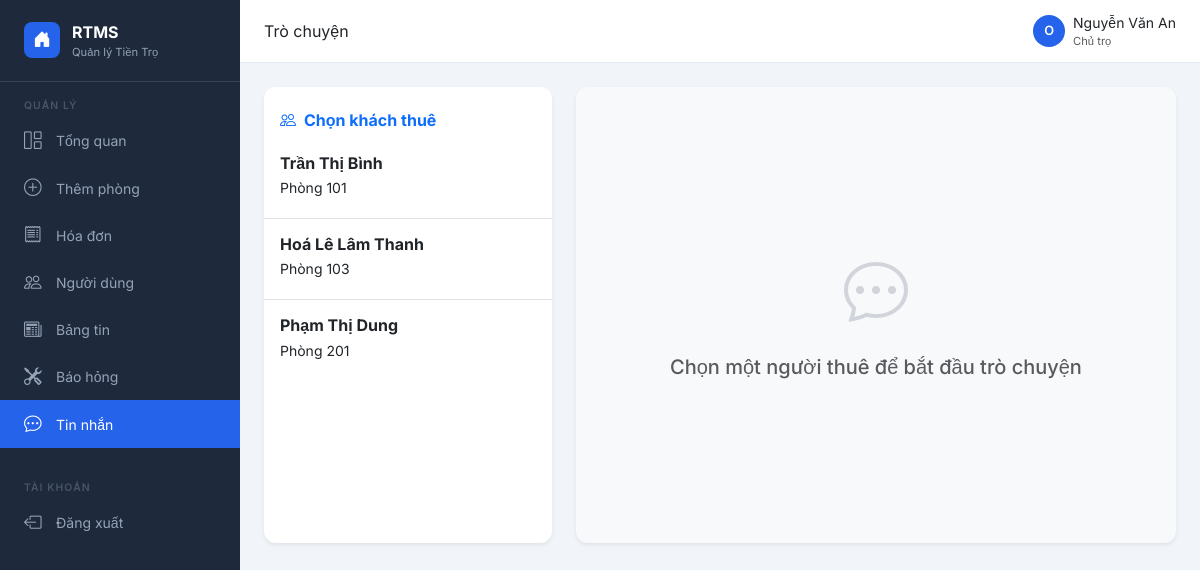
/chat/ (signed in), run on the app's committed database.
### rooms/models.py (models this page shows, shortened)
class Room(models.Model):
    name = models.CharField(
        max_length=10,
        unique=True,
        verbose_name='Tên phòng',
        validators=[RegexValidator(r'^\d+$', 'Tên phòng chỉ được chứa số')]
    )
    floor = models.IntegerField(
        verbose_name='Tầng',
        validators=[MinValueValidator(0)]
    )
    area = models.DecimalField(
        max_digits=12, decimal_places=2,
        verbose_name='Diện tích (m²)'
    )
    max_occupancy = models.IntegerField(
        default=1,
        validators=[MinValueValidator(1)],
        verbose_name='Số người tối đa'
    )
    amenities = models.TextField(
        blank=True, default='[]',
        verbose_name='Tiện nghi'
    )
    base_rent = models.DecimalField(
        max_digits=12, decimal_places=2,
        validators=[MinValueValidator(0)],
        verbose_name='Giá thuê (đ/tháng)'
    )
    electricity_price = models.DecimalField(
        max_digits=12, decimal_places=2,
        validators=[MinValueValidator(0)],
        verbose_name='Đơn giá điện (đ/kWh)'
    )
    water_price = models.DecimalField(
        max_digits=12, decimal_places=2,
        validators=[MinValueValidator(0)],
        verbose_name='Đơn giá nước (đ/m³)'
    )
    trash_price = models.DecimalField(
        max_digits=12, decimal_places=2,
        validators=[MinValueValidator(0)],
        verbose_name='Phí rác (đ/tháng)'
    )
    internet_price = models.DecimalField(
        max_digits=12, decimal_places=2,
        validators=[MinValueValidator(0)],
        verbose_name='Phí internet (đ/tháng)'
    )
    current_electricity = models.DecimalField(
        max_digits=12, decimal_places=2,
        null=True, blank=True, default=0,
        verbose_name='Chỉ số điện hiện tại (kWh)'
    )
    current_water = models.DecimalField(
        max_digits=12, decimal_places=2,
        null=True, blank=True, default=0,
        verbose_name='Chỉ số nước hiện tại (khối)'
    )
    status = models.CharField(
        max_length=20,
        choices=ROOM_STATUS_CHOICES,
        default='trong',
        verbose_name='Trạng thái'
    )
    owner = models.ForeignKey(
        User, on_delete=models.CASCADE,
        related_name='rooms',
        verbose_name='Chủ trọ'
    )
    created_at = models.DateTimeField(auto_now_add=True)
    updated_at = models.DateTimeField(auto_now=True)
    class Meta:
        verbose_name = 'Phòng trọ'
        verbose_name_plural = 'Danh sách phòng'
        ordering = ['name']

class TenantAssignment(models.Model):
    room = models.OneToOneField(
        Room, on_delete=models.CASCADE,
        related_name='tenant_assignment',
        verbose_name='Phòng'
    )
    tenant = models.ForeignKey(
        User, on_delete=models.SET_NULL,
        null=True, blank=True,
        related_name='tenant_assignments',
        verbose_name='Người thuê'
    )
    move_in_date = models.DateField(verbose_name='Ngày nhận phòng')
    lease_duration = models.IntegerField(
        validators=[MinValueValidator(1)],
        verbose_name='Thời hạn thuê (tháng)'
    )
    deposit = models.DecimalField(
        max_digits=12, decimal_places=2,
        validators=[MinValueValidator(1)],
        verbose_name='Tiền cọc (đ)'
    )
    contract_image = models.ImageField(
        upload_to='contracts/',
        null=True, blank=True,
        verbose_name='Ảnh hợp đồng'
    )
    created_at = models.DateTimeField(auto_now_add=True)
    updated_at = models.DateTimeField(auto_now=True)
    class Meta:
        verbose_name = 'Thông tin người thuê'
        verbose_name_plural = 'Thông tin người thuê'

### rooms/views.py (the view)
# urls.py: path('chat/', views.chat_view, name='chat_view'),
@login_required
def chat_view(request):
    if request.user.profile.is_tenant():
        owner = request.user.profile.owner
        assignment = request.user.tenant_assignments.first()
        if not assignment or assignment.room.status != 'dang_thue':
            messages.error(request, 'Bạn chỉ có thể chat khi đang thuê phòng.')
            return redirect('dashboard')
        return render(request, 'rooms/chat.html', {'chat_partner': owner, 'is_owner': False})
    else:
        active_rooms = Room.objects.filter(owner=request.user, status='dang_thue')
        selected_tenant_id = request.GET.get('tenant_id')
        selected_tenant = None
        if selected_tenant_id:
            try:
                selected_tenant = User.objects.get(id=selected_tenant_id, profile__role='tenant', profile__owner=request.user)
            except User.DoesNotExist:
                pass
        return render(request, 'rooms/chat.html', {
            'is_owner': True,
            'active_rooms': active_rooms,
            'selected_tenant': selected_tenant
        })

### accounts/models.py (called while the page is built)
    def is_owner(self):
        return self.role == 'owner'

    def is_tenant(self):
        return self.role == 'tenant'

### templates/rooms/chat.html (shortened to what this page needs)
{% extends 'base.html' %}
{% block page_title %}Trò chuyện{% endblock %}
{% block content %}
<div class="row h-100" style="min-height: 60vh;">
    {% if is_owner %}
    <div class="col-md-4 mb-4">
        <div class="card shadow-sm border-0 h-100">
            <div class="card-header bg-white pt-4 pb-2 border-0">
                <h6 class="fw-bold text-primary mb-0"><i class="bi bi-people me-2"></i>Chọn khách thuê</h6>
            </div>
            <div class="card-body p-0">
                <div class="list-group list-group-flush">
                    {% for room in active_rooms %}
                    {% with ta=room.tenant_assignment %}
                        {% if ta %}
                        <a href="?tenant_id={{ ta.tenant.id }}" class="list-group-item list-group-item-action py-3 ">
                            <div class="d-flex w-100 justify-content-between">
                                <h6 class="mb-1 fw-bold">{{ ta.tenant.get_full_name|default:ta.tenant.username }}</h6>
                            </div>
                            <p class="mb-1 small">Phòng {{ room.name }}</p>
                        </a>
                        {% endif %}
                    {% endwith %}
                    {% empty %}
                    <div class="p-4 text-center text-muted">
                        <small>Chưa có phòng nào đang thuê để chat.</small>
                    </div>
                    {% endfor %}
                </div>
            </div>
        </div>
    </div>
    {% endif %}
    <div class="{% if is_owner %}col-md-8{% else %}col-md-12{% endif %} mb-4">
        {% if not is_owner or selected_tenant %}
        <div class="card shadow-sm border-0 h-100 d-flex flex-column">
            <div class="card-header bg-white pt-4 pb-3 border-bottom d-flex align-items-center">
                <div class="bg-primary text-white rounded-circle d-flex align-items-center justify-content-center me-3" style="width: 40px; height: 40px;">
                    <i class="bi bi-person-fill fs-5"></i>
                </div>
                <div>
                    <h6 class="fw-bold mb-0">
                        {% if is_owner %}
                            {{ selected_tenant.get_full_name|default:selected_tenant.username }}
                        {% else %}
                            Chủ trọ ({{ chat_partner.get_full_name|default:chat_partner.username }})
                        {% endif %}
                    </h6>
                </div>
            </div>
            <div class="card-body bg-light flex-grow-1 overflow-auto" id="chat-messages" style="height: 400px; max-height: 400px;">
                <div class="text-center text-muted mt-5">
                    <div class="spinner-border spinner-border-sm" role="status">
                        <span class="visually-hidden">Loading...</span>
                    </div>
                    <p class="small mt-2">Đang tải tin nhắn...</p>
                </div>
            </div>
            <div class="card-footer bg-white border-top-0 p-3">
                <form id="chat-form" class="d-flex gap-2">
                    {% csrf_token %}
                    <input type="text" id="chat-input" class="form-control bg-light rounded-pill px-4" placeholder="Nhập tin nhắn..." autocomplete="off">
                    <button type="submit" class="btn btn-primary rounded-circle" style="width: 46px; height: 46px; flex-shrink: 0;">
                        <i class="bi bi-send-fill"></i>
                    </button>
                </form>
            </div>
        </div>
        {% else %}
        <div class="card border-0 shadow-sm h-100 d-flex align-items-center justify-content-center bg-light">
            <div class="text-center text-muted">
                <i class="bi bi-chat-dots" style="font-size:4rem; color:#d1d5db"></i>
                <h5 class="mt-3">Chọn một người thuê để bắt đầu trò chuyện</h5>
            </div>
        </div>
        {% endif %}
    </div>
</div>
{% endblock %}

### templates/base.html (shortened to what this page needs)
<!DOCTYPE html>
<html lang="vi">
<head>
    <link href="https://cdn.jsdelivr.net/npm/bootstrap@5.3.0/dist/css/bootstrap.min.css" rel="stylesheet">
    <link href="https://cdn.jsdelivr.net/npm/bootstrap-icons@1.11.0/font/bootstrap-icons.css" rel="stylesheet">
</head>
<body>
    {% if user.is_authenticated %}
    <nav class="sidebar">
        <div class="sidebar-brand">
            <div class="brand-icon"><i class="bi bi-house-door-fill"></i></div>
            <div>
                <div class="brand-name">RTMS</div>
                <div class="brand-sub">Quản lý Tiền Trọ</div>
            </div>
        </div>
        <div class="sidebar-section-title">Quản lý</div>
        <ul class="nav flex-column">
            {% if user.profile.is_owner %}
                <li class="nav-item">
                    <a href="{% url 'dashboard' %}"
                        class="nav-link {% if request.resolver_match.url_name == 'dashboard' %}active{% endif %}">
                        <i class="bi bi-grid-1x2"></i> Tổng quan
                    </a>
                </li>
                <li class="nav-item">
                    <a href="{% url 'room_create' %}"
                        class="nav-link {% if request.resolver_match.url_name == 'room_create' %}active{% endif %}">
                        <i class="bi bi-plus-circle"></i> Thêm phòng
                    </a>
                </li>
                <li class="nav-item">
                    <a href="{% url 'invoice_list' %}"
                        class="nav-link {% if request.resolver_match.url_name == 'invoice_list' %}active{% endif %}">
                        <i class="bi bi-receipt"></i> Hóa đơn
                    </a>
                </li>
                <li class="nav-item">
                    <a href="{% url 'user_list' %}"
                        class="nav-link {% if request.resolver_match.url_name == 'user_list' %}active{% endif %}">
                        <i class="bi bi-people"></i> Người dùng
                    </a>
                </li>
            {% endif %}
            <li class="nav-item">
                <a href="{% url 'post_list' %}"
                    class="nav-link {% if request.resolver_match.url_name == 'post_list' %}active{% endif %}">
                    <i class="bi bi-newspaper"></i> Bảng tin
                </a>
            </li>
            <li class="nav-item">
                <a href="{% url 'maintenance_list' %}"
                    class="nav-link {% if request.resolver_match.url_name == 'maintenance_list' %}active{% endif %}">
                    <i class="bi bi-tools"></i> Báo hỏng
                </a>
            </li>
            <li class="nav-item">
                <a href="{% url 'chat_view' %}"
                    class="nav-link {% if request.resolver_match.url_name == 'chat_view' %}active{% endif %}">
                    <i class="bi bi-chat-dots"></i> Tin nhắn
                </a>
            </li>
        </ul>
        <div class="sidebar-section-title mt-3">Tài khoản</div>
        <ul class="nav flex-column">
            <li class="nav-item">
                <a href="{% url 'logout' %}" class="nav-link">
                    <i class="bi bi-box-arrow-left"></i> Đăng xuất
                </a>
            </li>
        </ul>
    </nav>
    <div class="main-content">
        <div class="top-bar">
            <div>
                <span class="fw-600 text-dark">{% block page_title %}Tổng quan{% endblock %}</span>
            </div>
            <div class="d-flex align-items-center gap-2">
                <div class="user-avatar">{{ user.username|first|upper }}</div>
                <div>
                    <div class="fw-500 small">{{ user.get_full_name|default:user.username }}</div>
                    <div class="text-muted" style="font-size:0.7rem">
                        {% if user.profile.is_owner %}
                            Chủ trọ
                        {% else %}
                            Người thuê
                        {% endif %}
                    </div>
                </div>
            </div>
        </div>
        <div class="page-content">
    {% else %}
    <div class="container mt-5">
    {% endif %}
        {% block content %}{% endblock %}
    {% if user.is_authenticated %}
        </div>
    </div>
    {% else %}
    </div>
    {% endif %}
</body>
</html>

### templates/base.html (style rules this page uses)
:root { --sidebar-width: 240px; --primary: #2563eb; --primary-dark: #1d4ed8; --sidebar-bg: #1e293b; --sidebar-text: #94a3b8; --sidebar-active: #2563eb; }
* { font-family: 'Inter', sans-serif; }
body { background: #f1f5f9; }
.sidebar { width: var(--sidebar-width); background: var(--sidebar-bg); min-height: 100vh; position: fixed; left: 0; top: 0; z-index: 100; padding-top: 0; }
.sidebar-brand { padding: 1.25rem 1.5rem; border-bottom: 1px solid #334155; display: flex; align-items: center; gap: 0.75rem; }
.sidebar-brand .brand-icon { width: 36px; height: 36px; background: var(--primary); border-radius: 8px; display: flex; align-items: center; justify-content: center; color: white; font-size: 1.1rem; }
.sidebar-brand .brand-name { color: white; font-weight: 700; font-size: 1rem; }
.sidebar-brand .brand-sub { color: var(--sidebar-text); font-size: 0.7rem; }
.sidebar .nav-link { color: var(--sidebar-text); padding: 0.65rem 1.5rem; display: flex; align-items: center; gap: 0.75rem; border-radius: 0; transition: all 0.2s; font-size: 0.875rem; }
.sidebar .nav-link.active { color: white; background: var(--primary); }
.sidebar .nav-link i { font-size: 1.1rem; width: 20px; }
.sidebar-section-title { padding: 1rem 1.5rem 0.25rem; color: #475569; font-size: 0.65rem; text-transform: uppercase; letter-spacing: 0.1em; font-weight: 600; }
.main-content { margin-left: var(--sidebar-width); min-height: 100vh; }
.top-bar { background: white; border-bottom: 1px solid #e2e8f0; padding: 0.75rem 1.5rem; display: flex; align-items: center; justify-content: space-between; }
.page-content { padding: 1.5rem; }
.card { border: 1px solid #e2e8f0; border-radius: 12px; box-shadow: 0 1px 3px rgba(0, 0, 0, 0.05); }
.card-header { background: white; border-bottom: 1px solid #f1f5f9; border-radius: 12px 12px 0 0 !important; }
.user-avatar { width: 32px; height: 32px; border-radius: 50%; background: var(--primary); color: white; display: flex; align-items: center; justify-content: center; font-size: 0.8rem; font-weight: 600; }

### data on the page
Room: tenant_assignment.tenant.get_full_name "Trần Thị Bình", name "101"
Room: tenant_assignment.tenant.get_full_name "Hoá Lê Lâm Thanh", name "103"
Room: tenant_assignment.tenant.get_full_name "Phạm Thị Dung", name "201"

### other printed values
{{ user.username|first|upper }} "O"
{{ user.get_full_name|default:user.username }} "Nguyễn Văn An"
